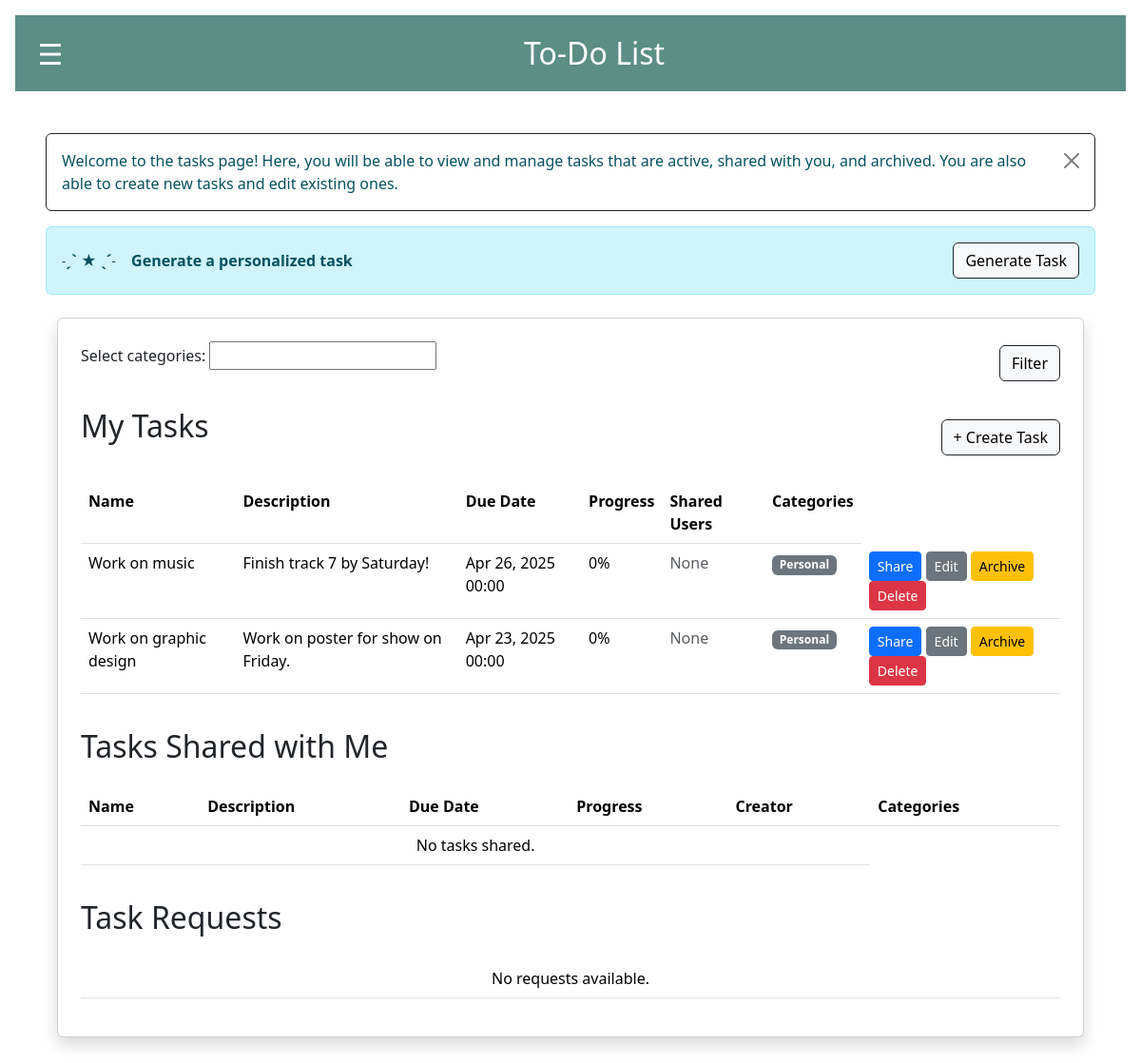
/tasks/ (signed in), run on an earlier commit of the app's database.
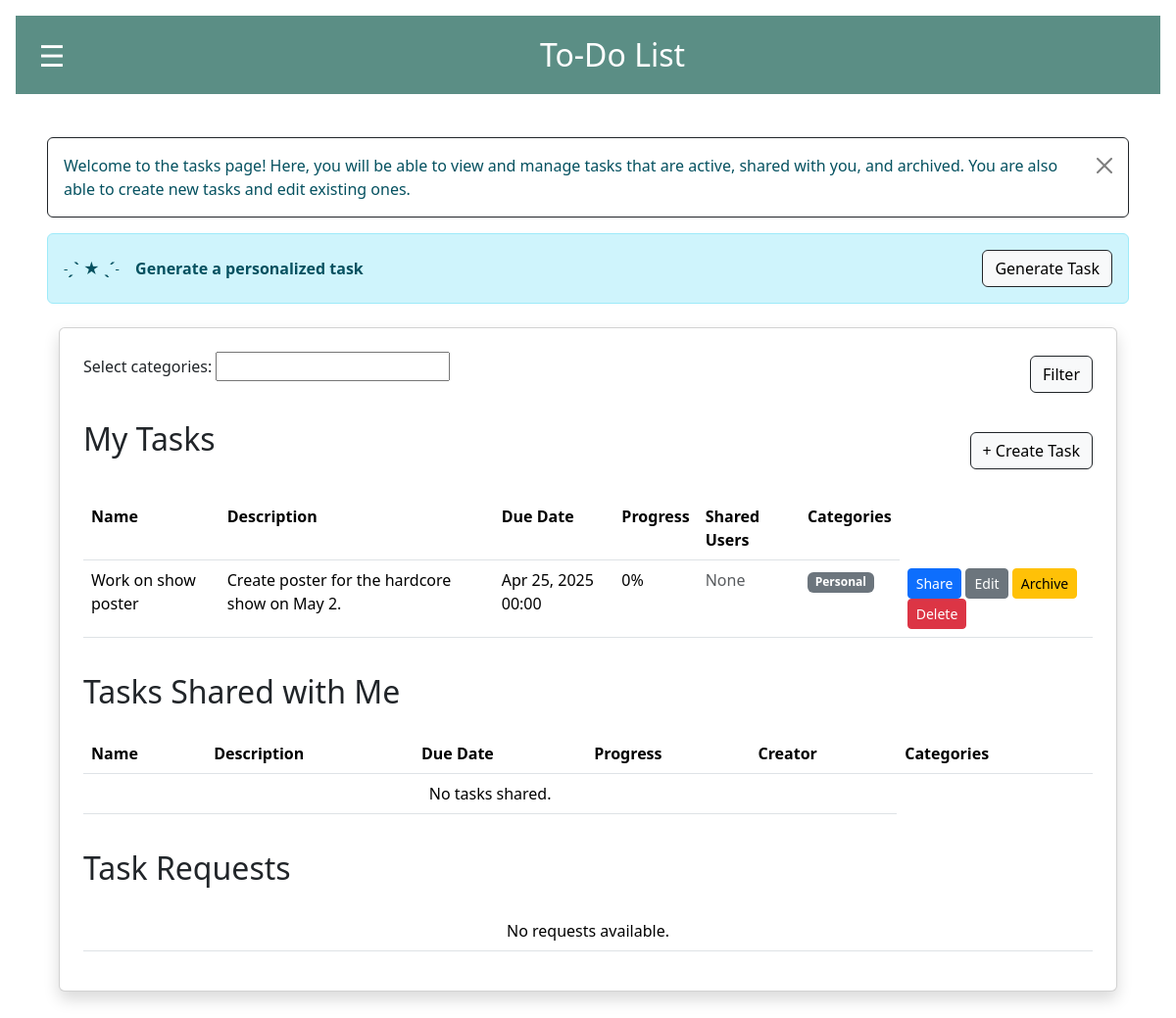
And on a later commit of the database.
### todoapp/models.py (models this page shows, shortened)
class Task(models.Model):
    name = models.CharField(max_length=255)
    creator = models.ForeignKey(User, on_delete=models.CASCADE)
    description = models.TextField()
    due_date = models.DateTimeField()
    progress = models.IntegerField(default=0)
    is_completed = models.BooleanField(default=False)
    categories = models.ManyToManyField(Category, related_name="tasks", blank=True)
    assigned_users = models.ManyToManyField(User, related_name="assigned_tasks")
    notifications_enabled = models.BooleanField(default=False)

class Category(models.Model):
    name = models.CharField(max_length=50)

### todoapp/views.py (the view)
# urls.py: path('tasks/', views.task_view, name='task_view'),
@login_required(login_url='/')
def task_view(request):
    tasks = Task.objects.filter(
        Q(creator=request.user) | Q(assigned_users=request.user),
        Q(is_completed=False) | Q(is_completed=True, due_date__gte=timezone.now())
    ).distinct()
    task_requests = TaskCollabRequest.objects.filter(to_user=request.user)
    shared_tasks = Task.objects.filter(assigned_users=request.user)
    archived_tasks = Task.objects.filter(
        is_completed=True,
        due_date__lt=timezone.now()
    ).filter(
        Q(creator=request.user) | Q(assigned_users=request.user)
    ).distinct().order_by('-due_date')[:10]
    has_task = Task.objects.filter(creator=request.user).exists()
    form, filtered_tasks, shared_filtered_tasks = get_filtered_tasks(request)
    task_suggestion = get_ai_task_suggestion(request)
    suggested_name = task_suggestion.get('name', '') if task_suggestion else ''
    suggested_description = task_suggestion.get('description', '') if task_suggestion else ''
    suggested_categories = task_suggestion.get('categories', []) if task_suggestion else []
    return render(request, 'task_view.html', {
        'my_tasks': filtered_tasks,
        'task_requests': task_requests,
        'shared_tasks': shared_filtered_tasks,
        'vapid_key': settings.WEBPUSH_SETTINGS['VAPID_PUBLIC_KEY'],
        'archived_tasks': archived_tasks,
		'form': form,
        'suggested_name': suggested_name,
        'suggested_description': suggested_description,
        'suggested_categories': suggested_categories,
        'has_task': has_task
    })

### todoapp/forms.py
class FilterTasksForm(forms.Form):
    user_category_filter = forms.ModelMultipleChoiceField(
        queryset=Category.objects.all(),
        widget=ModelSelect2MultipleWidget(search_fields=['name__icontains']),
        required=False,
        label="Select categories:"
    )

### todoapp/context_processors.py (called while the page is built)
def vapid_key(request):
    return {
        'vapid_key': settings.VAPID_PUBLIC_KEY
    }

### todoapp/views.py (called while the page is built, shortened)
def get_filtered_tasks(request):
    form = FilterTasksForm(request.GET or None)
    my_filtered_tasks = Task.objects.filter(creator=request.user)
    shared_filtered_tasks = Task.objects.filter(assigned_users=request.user)
    return form, my_filtered_tasks, shared_filtered_tasks

### todoapp/templates/task_view.html (shortened to what this page needs)
{% extends 'base.html' %}
{% block content %}
{% block extra_css %}
    <link href="https://cdn.jsdelivr.net/npm/select2@4.0.13/dist/css/select2.min.css" rel="stylesheet" />
{% endblock %}
<div class="alert alert-info alert-dismissible fade show d-flex justify-content-between align-items-center flex-wrap gap-2 border border-dark" style="background-color:white;" role="alert">
    <p class="mb-0">
      Welcome to the tasks page! Here, you will be able to view and manage tasks that are active, shared with you, and archived. You are also able to create new tasks and edit existing ones.
    </p>
    <button type="button" class="btn-close" data-bs-dismiss="alert" aria-label="Close"></button>
  </div>
<div class="alert alert-info d-flex justify-content-between align-items-center flex-wrap gap-2" style="display: flex;">
    {% if suggested_name and has_task %}
            <p style= "margin-top: 10px;" title="Personalized tasks are suggested to you based on your activity and patterns! Click 'Add Task' to customize this task and add it to your calender."><b>˗ˏˋ ★ ˎˊ˗ &ensp; Task Suggestion: &ensp; </b> {{ suggested_name }}</p>
            <a href="{% url 'add_task' %}?name={{ suggested_name|urlencode }}&description={{ suggested_description|urlencode }}{% for cat in suggested_categories %}&categories={{ cat|urlencode }}{% endfor %}" class="btn btn-light border border-dark">
                Add Task
            </a>
    {% elif has_task and not suggested_name %}
        <strong>˗ˏˋ ★ ˎˊ˗ &ensp; Generate a personalized task</strong>
    {% else %}
            <strong>˗ˏˋ ★ ˎˊ˗ &ensp; Create a task first!</strong>
    {% endif %}
    {% if has_task %}
        <form method="get">
            <button name="generate-task" type="submit" class="btn btn-light border border-dark">Generate Task</button>
        </form>
    {% endif %}
</div>
<div class="container mt-4">
    <div class="card p-4 shadow">
        <div class="filter-form">
            <form method="get" title="Select a category to filter all tasks based on their category assignment." name="filter_tasks" class="d-flex justify-content-between align-items-center flex-wrap gap-2">
                {{ form.as_p }}
                <button type="submit" name="make-filter" class="btn btn-light border border-dark">Filter</button>
            </form>
        </div>
        <div class="title-card d-flex justify-content-between align-items-center mt-4 mb-3" style="margin-top:20px;">
            <h2 class="mb-4">My Tasks</h2>
            <a href="{% url 'add_task' %}" class="btn btn-light border border-dark">+ Create Task</a>
        </div>
        <table class="table">
            <tbody>
                <tr>
                    <th>Name</th>
                    <th>Description</th>
                    <th>Due Date</th>
                    <th>Progress</th>
                    <th>Shared Users</th>
                    <th>Categories</th>
                </tr>
                {% for task in my_tasks %}
                <tr>
                    <td>{{ task.name }}</td>
                    <td>{{ task.description }}</td>
                    <td>{{ task.due_date|date:"M d, Y H:i" }}</td>
                    <td>{{ task.progress }}%</td>
                    <td>
                        {% for user in task.assigned_users.all %}
                            <span class="badge bg-secondary">{{ user.username }}</span>
                        {% empty %}
                            <span class="text-muted">None</span>
                        {% endfor %}
                    </td>
                    <td>
                        {% for category in task.categories.all %}
                            <span class="badge bg-secondary">{{ category.name }}</span>
                        {% empty %}
                            <span class="text-muted">None</span>
                        {% endfor %}
                    </td>
                    <td>
                        <a class="btn btn-primary btn-sm" href="{% url 'share_task' task_id=task.id %}">Share</a>
                        <a class="btn btn-secondary btn-sm" href="{% url 'edit_task' task.id %}">Edit</a>
                        <a class="btn btn-warning btn-sm" href="{% url 'archive_task' task.id %}">Archive</a>
                        <button class="btn btn-danger btn-sm" onclick="confirmDelete({{ task.id }})">Delete</button>
                    </td>
                </tr>
                {% empty %}
                <tr>
                    <td colspan="5" class="text-center">No tasks available.</td>
                </tr>
                {% endfor %}
            </tbody>
        </table>
        <div class="title-card">
            <h2 class="mb-4" style="margin-top:20px;">Tasks Shared with Me</h2>
        </div>
        <table class="table">
                <tr>
                    <th>Name</th>
                    <th>Description</th>
                    <th>Due Date</th>
                    <th>Progress</th>
                    <th>Creator</th>
                    <th>Categories</th>
                </tr>
                {% for task in shared_tasks %}
                <tr>
                    <td>{{ task.name }}</td>
                    <td>{{ task.description }}</td>
                    <td>{{ task.due_date|date:"M d, Y H:i" }}</td>
                    <td>{{ task.progress }}%</td>
                    <td>{{ task.creator }}</td>
                    <td>
                        {% for category in task.categories.all %}
                            <span class="badge bg-secondary">{{ category.name }}</span>
                        {% empty %}
                            <span class="text-muted">None</span>
                        {% endfor %}
                    </td>
                    <td>
                        <div class="button-container">
                            <a class="btn btn-primary btn-sm" href="{% url 'share_task' task_id=task.id %}">Share</a>
                            <a href="{% url 'exit_task' task_id=task.id %}" class="btn btn-danger btn-sm">Exit</a>
                        </div>
                    </td>
                </tr>
                {% empty %}
                <tr>
                    <td colspan="5" class="text-center">No tasks shared.</td>
                </tr>
                {% endfor %}
        </table>
        <div class="title-card">
            <h2 class="mb-4" style="margin-top: 20px;">Task Requests</h2>
        </div>
        <table class="table">
            <tbody>
                {% if task_requests %}
                <tr>
                    <th>Name</th>
                    <th>Description</th>
                    <th>Due Date</th>
                    <th>Progress</th>
                    <th>Creator</th>
                    <th>Actions</th>
                </tr>
                {% for request in task_requests %}
                <tr>
                    <td>{{ request.task.name }}</td>
                    <td>{{ request.task.description }}</td>
                    <td>{{ request.task.due_date|date:"M d, Y H:i" }}</td>
                    <td>{{ request.task.progress }}</td>
                    <td>Shared from user {{request.task.creator}}</td>
                    <td>
                        <form method="post" action="{% url 'accept_task' request.id %}">
                            {% csrf_token %}
                            <button class="btn btn-primary btn-sm" name="accept_request">Accept</button>
                            <button class="btn btn-danger btn-sm" name="decline_request">Decline</button>
                        </form>
                    </td>
                </tr>
                {% endfor %}
                {% else %}
                <tr>
                    <td colspan="5" class="text-center">No requests available.</td>
                </tr>
                {% endif %}
            </tbody>
        </table>
    </div>
</div>
{% endblock %}

### todoapp/templates/base.html (shortened to what this page needs)
<!DOCTYPE html>
<html>
<head>
    {% load static %}
    <link href="https://cdn.jsdelivr.net/npm/bootstrap@5.3.3/dist/css/bootstrap.min.css" rel="stylesheet">
    {% block extra_css %}{% endblock %}
    <link rel="stylesheet" href="{% static 'styles.css' %}">
</head>
<body class="m-3">
    <nav class="navbar navbar-dark" style="height: 80px; background-color: #5b8e85;">
        <div class="container-fluid d-flex align-items-center">
            <button class="toggle-btn me-3" onclick="toggleSidebar()">☰</button>
            <a class="navbar-brand mb-0 h1" href="{% url 'home' %}" style="font-size: 2rem;">To-Do List</a>
        </div>
    </nav>
    <div class="main-content" id="mainContent">
        <div class="container mt-4">
            {% block content %}
            {% endblock %}
        </div>
    </div>
</body>
</html>

### todoapp/static/styles.css (style rules this page uses)
.title-card { display: flex; gap: 10px; }

### todoapp/templates/base.html (style rules this page uses)
body { margin: 0; }
.main-content { margin-left: 0; padding: 20px; transition: all 0.3s ease; }
.toggle-btn { background-color: #5b8e85; color: white; border: none; z-index: 2000; width: 50px !important; height:60px !important; font-size: 30px !important; }

What changed in the data, as far as the page shows it:
removed Task: name "Work on music", description "Finish track 7 by Saturday!", due_date "Apr 26, 2025 00:00", progress "0", Category (name "Personal")
removed Task: name "Work on graphic design", description "Work on poster for show on Friday.", due_date "Apr 23, 2025 00:00", progress "0", Category (name "Personal")
added Task: name "Work on show poster", description "Create poster for the hardcore show on May 2.", due_date "Apr 25, 2025 00:00", progress "0", Category (name "Personal")
